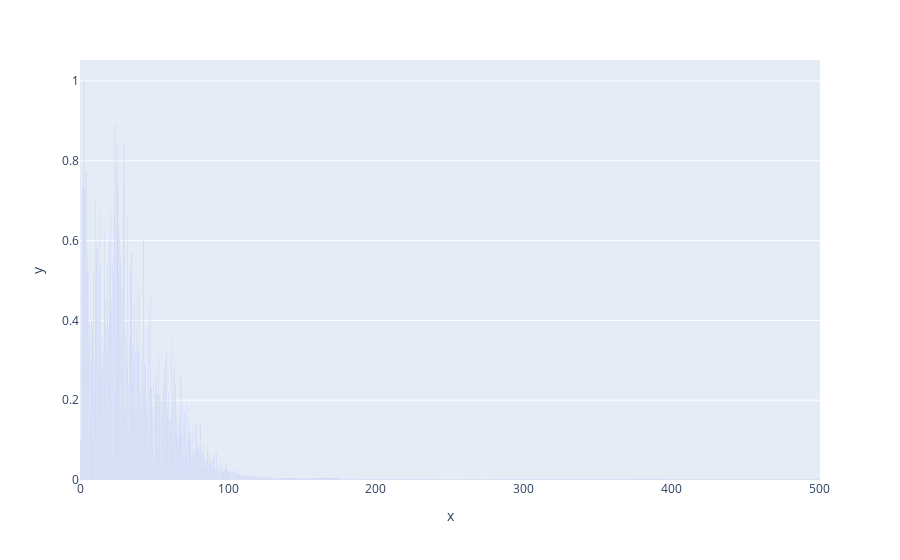

The cell this chart's notebook holds for it:
### Code cell
sample_rate = len(time) / (time[-1] - time[0])
fft = scipy.fft.rfft(sig)
freqs = scipy.fft.rfftfreq(len(time), 1 / sample_rate)
px.bar(x=freqs, y=np.abs(fft) / np.abs(fft).max())

### Figure 1 — Plotly figure (JSON) as saved in the notebook; plotly's stock layout.template omitted (floating-point values rounded to 4 significant figures; data arrays with more than 128 entries replaced by an {"elided": "..."} marker saying what was removed)
{"data": [{"alignmentgroup": "True", "hovertemplate": "x=%{x}<br>y=%{y}<extra></extra>", "legendgroup": "", "marker": {"color": "#636efa", "pattern": {"shape": ""}}, "name": "", "offsetgroup": "", "orientation": "v", "showlegend": false, "textposition": "auto", "type": "bar", "x": {"elided": "2548 float values"}, "xaxis": "x", "y": {"elided": "2548 float values"}, "yaxis": "y"}], "layout": {"barmode": "relative", "legend": {"tracegroupgap": 0}, "margin": {"t": 60}, "xaxis": {"anchor": "y", "domain": [0, 1], "title": {"text": "x"}}, "yaxis": {"anchor": "x", "domain": [0, 1], "title": {"text": "y"}}}}
